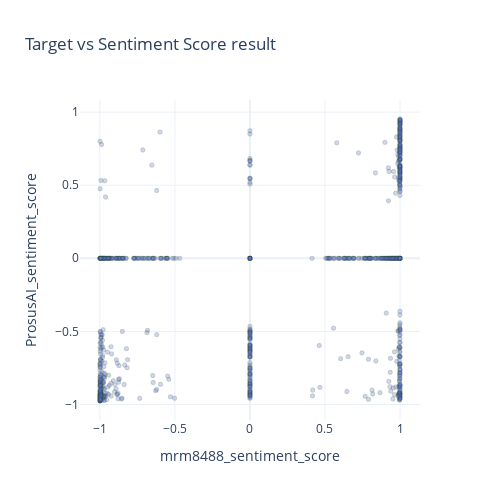

Source (notebook cell):
### Code cell
fig = px.scatter(data_frame=aapl_news,
                 x='mrm8488_sentiment_score', y='ProsusAI_sentiment_score', template='plotly_white',
                 width=500,height=500, title='Target vs Sentiment Score result')

fig.update_traces(marker=dict(size=4,
                              line=dict(width=1,
                                        color='DarkSlateGrey')),
                  opacity=0.3,
                  selector=dict(mode='markers'))

fig.show()

### Figure 1 — Plotly figure (JSON) as saved in the notebook; plotly's stock layout.template omitted (floating-point values rounded to 4 significant figures; data arrays with more than 128 entries replaced by an {"elided": "..."} marker saying what was removed)
{"data": [{"hovertemplate": "mrm8488_sentiment_score=%{x}<br>ProsusAI_sentiment_score=%{y}<extra></extra>", "legendgroup": "", "marker": {"color": "#636efa", "symbol": "circle", "line": {"color": "DarkSlateGrey", "width": 1}, "size": 4}, "mode": "markers", "name": "", "showlegend": false, "x": {"elided": "2496 float values"}, "xaxis": "x", "y": {"elided": "2496 float values"}, "yaxis": "y", "type": "scattergl", "opacity": 0.3}], "layout": {"xaxis": {"anchor": "y", "domain": [0.0, 1.0], "title": {"text": "mrm8488_sentiment_score"}}, "yaxis": {"anchor": "x", "domain": [0.0, 1.0], "title": {"text": "ProsusAI_sentiment_score"}}, "legend": {"tracegroupgap": 0}, "title": {"text": "Target vs Sentiment Score result"}, "height": 500, "width": 500}}
